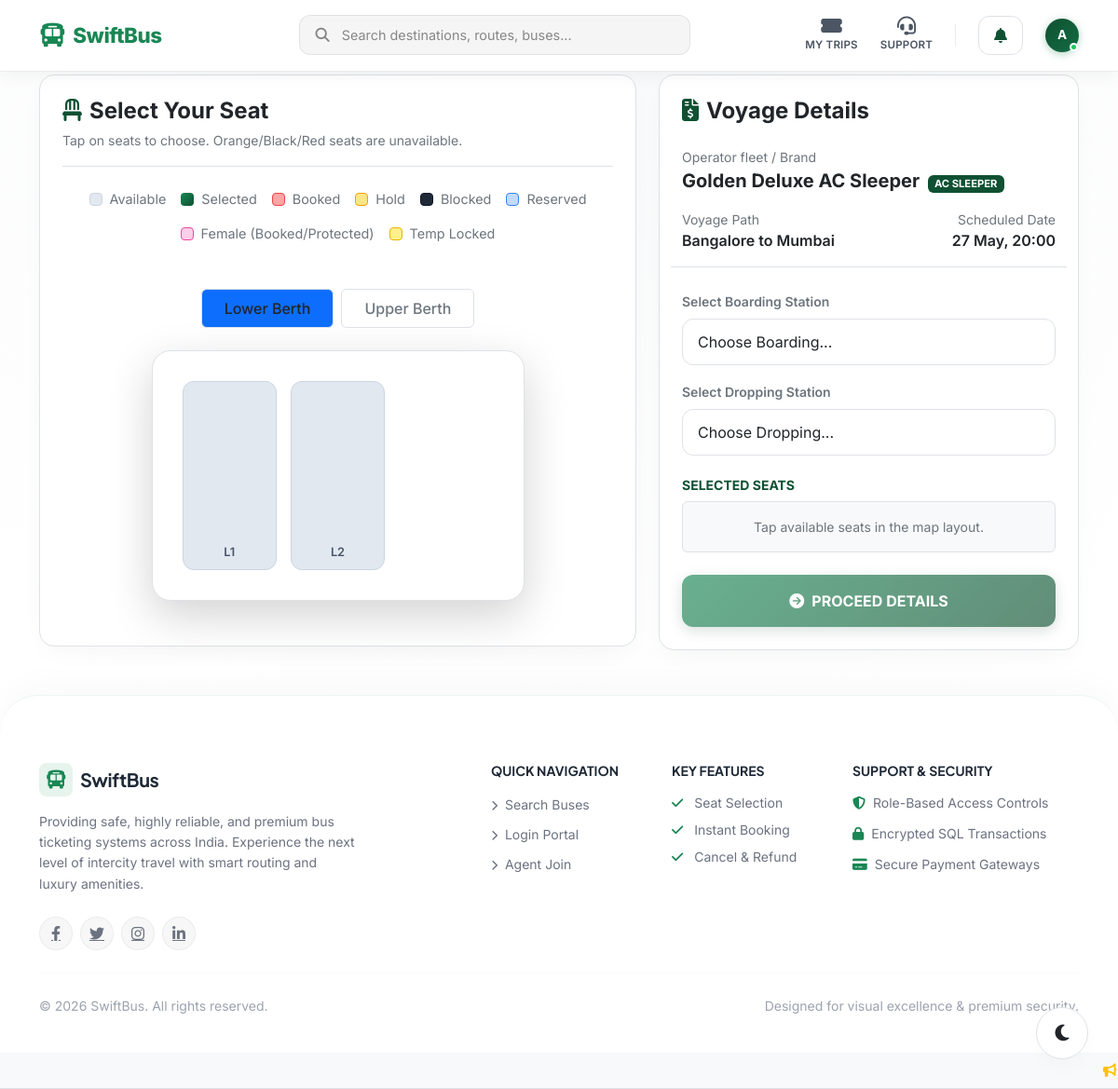
/book.php?trip_id=1 (signed in), run on the app's committed database.
### tables this page shows
CREATE TABLE trips (
    id INT AUTO_INCREMENT PRIMARY KEY,
    bus_id INT NOT NULL,
    route_id INT NOT NULL,
    departure_time DATETIME NOT NULL,
    arrival_time DATETIME NOT NULL,
    base_fare DECIMAL(10,2) NOT NULL,
    seat_prices TEXT NULL,  
    status ENUM('active', 'cancelled') NOT NULL DEFAULT 'active',
    FOREIGN KEY (bus_id) REFERENCES buses(id) ON DELETE CASCADE,
    FOREIGN KEY (route_id) REFERENCES routes(id) ON DELETE CASCADE
);

CREATE TABLE buses (
    id INT AUTO_INCREMENT PRIMARY KEY,
    agent_id INT NOT NULL,
    bus_name VARCHAR(100) NOT NULL,
    bus_number VARCHAR(50) NOT NULL,
    bus_type ENUM('AC Sleeper', 'Non-AC Sleeper', 'AC Seater', 'Non-AC Seater') NOT NULL,
    total_seats INT NOT NULL,
    seat_layout_type VARCHAR(20) DEFAULT '2x2',
    status ENUM('active', 'inactive') NOT NULL DEFAULT 'active',
    created_at TIMESTAMP DEFAULT CURRENT_TIMESTAMP,
    FOREIGN KEY (agent_id) REFERENCES users(id) ON DELETE CASCADE
);

CREATE TABLE routes (
    id INT AUTO_INCREMENT PRIMARY KEY,
    agent_id INT NOT NULL,
    source VARCHAR(100) NOT NULL,
    destination VARCHAR(100) NOT NULL,
    distance_km INT NOT NULL,
    duration VARCHAR(50) NOT NULL DEFAULT '6 hours',
    pickup_points TEXT NOT NULL,  
    drop_points TEXT NOT NULL,    
    status ENUM('active', 'inactive') NOT NULL DEFAULT 'active',
    FOREIGN KEY (agent_id) REFERENCES users(id) ON DELETE CASCADE
);

### book.php (the view, shortened to what this page needs)
<?php
require_once __DIR__ . '/includes/auth_middleware.php';
$trip_id = intval($_GET['trip_id'] ?? 0);
try {
    $stmt = $pdo->prepare("
        SELECT
            t.id AS trip_id,
            t.departure_time,
            t.arrival_time,
            t.base_fare,
            b.id AS bus_id,
            b.bus_name,
            b.bus_type,
            b.seat_layout_type,
            b.total_seats,
            r.id AS route_id,
            r.source,
            r.destination,
            r.pickup_points,
            r.drop_points
        FROM trips t
        JOIN buses b ON t.bus_id = b.id
        JOIN routes r ON t.route_id = r.id
        WHERE t.id = :trip_id AND t.status = 'active'
        LIMIT 1
    ");
    $stmt->execute([':trip_id' => $trip_id]);
    $trip = $stmt->fetch();
    $layout_stmt = $pdo->prepare("SELECT rows_count, cols_count, layout_type FROM bus_layouts WHERE bus_id = ? LIMIT 1");
    $layout_stmt->execute([$trip['bus_id']]);
    $layout = $layout_stmt->fetch();
    $seats_stmt = $pdo->prepare("
        SELECT
            s.seat_number, s.row_pos, s.col_pos, s.seat_type, s.is_active,
            ts.status AS seat_status, ts.locked_at, ts.locked_by_session, ts.hold_expires_at,
            sp.base_price AS trip_base, sp.current_price AS trip_cur, sp.offer_price AS trip_off
        FROM bus_seats s
        LEFT JOIN trip_seats ts ON s.seat_number = ts.seat_number AND ts.trip_id = ?
        LEFT JOIN seat_pricing sp ON s.seat_number = sp.seat_number AND sp.trip_id = ?
        WHERE s.bus_id = ? AND s.is_active = 1
    ");
    $seats_stmt->execute([$trip_id, $trip_id, $trip['bus_id']]);
    $db_seats = $seats_stmt->fetchAll();
    $seats_lookup = [];
    if (empty($db_seats)) {
        if ($trip['seat_layout_type'] === '2x1_sleeper') {
            for ($i = 1; $i <= 15; $i++) {
                $db_seats[] = ['seat_number' => "L$i", 'row_pos' => intval(($i-1)/2), 'col_pos' => ($i-1)%2, 'seat_type' => 'Lower Sleeper', 'is_active' => 1];
                $db_seats[] = ['seat_number' => "U$i", 'row_pos' => intval(($i-1)/2), 'col_pos' => ($i-1)%2, 'seat_type' => 'Upper Sleeper', 'is_active' => 1];
            }
        } else {
            for ($i = 1; $i <= 40; $i++) {
                $db_seats[] = ['seat_number' => strval($i), 'row_pos' => intval(($i-1)/4), 'col_pos' => ($i-1)%4 + (($i-1)%4 >= 2 ? 1 : 0), 'seat_type' => 'Normal', 'is_active' => 1];
            }
        }
    }
    foreach ($db_seats as $s) {
        $seatNum = $s['seat_number'];
        $status = !empty($s['seat_status']) ? $s['seat_status'] : 'available';
        $base = !empty($s['trip_off']) ? floatval($s['trip_off']) : (!empty($s['trip_cur']) ? floatval($s['trip_cur']) : (!empty($s['trip_base']) ? floatval($s['trip_base']) : floatval($trip['base_fare'])));
        $seats_lookup[$seatNum] = [
            'number' => $seatNum,
            'row' => intval($s['row_pos']),
            'col' => intval($s['col_pos']),
            'type' => $s['seat_type'] ?? 'Normal',
            'status' => $status,
            'price' => $base
        ];
    }
    $overlapped_seats = [];
    foreach ($seats_lookup as $sNum => $sInfo) {
        $isSleeper = (strpos($sInfo['type'], 'Sleeper') !== false);
        if ($isSleeper) {
            $target_row = $sInfo['row'] + 1;
            $target_col = $sInfo['col'];
            foreach ($seats_lookup as $otherNum => $otherInfo) {
                if ($otherInfo['row'] === $target_row && $otherInfo['col'] === $target_col && $otherNum !== $sNum) {
                    $overlapped_seats[] = $otherNum;
                }
            }
        }
    }
    foreach ($overlapped_seats as $oNum) {
        unset($seats_lookup[$oNum]);
    }
} catch (PDOException $e) {
    die("Error fetching voyage mapping: " . $e->getMessage());
}
require_once __DIR__ . '/includes/header.php';
?>
<div class="row g-4">
    <div class="col-lg-7">
        <div class="glass-card p-4">
            <div class="d-flex align-items-center justify-content-between mb-4 border-bottom border-secondary pb-3 flex-wrap gap-2">
                <div>
                    <h4 class="fw-bold text-white mb-1"><i class="fa-solid fa-chair text-indigo me-2"></i>Select Your Seat</h4>
                    <span class="text-secondary small">Tap on seats to choose. Orange/Black/Red seats are unavailable.</span>
                </div>
            </div>
            <div class="d-flex gap-3 mb-4 justify-content-center flex-wrap small">
                <div class="legend-item"><span class="legend-dot bg-success" style="background:#E2E8F0 !important; border:1px solid #CBD5E1 !important;"></span><span class="text-secondary">Available</span></div>
                <div class="legend-item"><span class="legend-dot" style="background:var(--accent-gold-gradient);"></span><span class="text-secondary">Selected</span></div>
                <div class="legend-item"><span class="legend-dot bg-danger" style="background:#FCA5A5 !important; border:1px solid #EF4444 !important;"></span><span class="text-secondary">Booked</span></div>
                <div class="legend-item"><span class="legend-dot bg-warning" style="background:#FDE68A !important; border:1px solid #F59E0B !important;"></span><span class="text-secondary">Hold</span></div>
                <div class="legend-item"><span class="legend-dot bg-dark" style="background:#1F2937 !important; border:1px solid #111827 !important;"></span><span class="text-secondary">Blocked</span></div>
                <div class="legend-item"><span class="legend-dot bg-primary" style="background:#BFDBFE !important; border:1px solid #3B82F6 !important;"></span><span class="text-secondary">Reserved</span></div>
                <div class="legend-item"><span class="legend-dot" style="background:#FBCFE8 !important; border:1px solid #EC4899 !important;"></span><span class="text-secondary">Female (Booked/Protected)</span></div>
                <div class="legend-item"><span class="legend-dot bg-info" style="background:#FEF08A !important; border:1px solid #EAB308 !important;"></span><span class="text-secondary">Temp Locked</span></div>
            </div>
            <div class="text-center py-4">
                <?php if ($trip['seat_layout_type'] === '2x1_sleeper' && !$layout): ?>
                    <ul class="nav nav-pills justify-content-center mb-4 gap-2" role="tablist">
                        <li class="nav-item">
                            <button class="nav-link btn-secondary-glass active px-4 py-2" id="low-tab" data-bs-toggle="pill" data-bs-target="#low-berth" type="button" role="tab">Lower Berth</button>
                        </li>
                        <li class="nav-item">
                            <button class="nav-link btn-secondary-glass px-4 py-2" id="up-tab" data-bs-toggle="pill" data-bs-target="#up-berth" type="button" role="tab">Upper Berth</button>
                        </li>
                    </ul>
                    <div class="tab-content">
                        <div class="tab-pane fade show active" id="low-berth" role="tabpanel">
                            <div class="seat-map-container shadow-lg">
                                <div class="seat-grid-sleeper">
                                    <?php
                                    foreach ($seats_lookup as $num => $s) {
                                        if (strpos($num, 'L') === 0) {
                                            echo '<div class="seat sleeper-berth ' . $s['status'] . '" data-seat="' . $num . '" data-price="' . $s['price'] . '">' . $num . '</div>';
                                            $i = intval(substr($num, 1));
                                            if ($i % 2 === 0 && ($i + 1) % 3 === 0) {
                                                echo '<div class="seat-walkway"></div>';
                                            }
                                        }
                                    }
                                    ?>
                                </div>
                            </div>
                        </div>
                    </div>
                <?php endif; ?>
            </div>
        </div>
    </div>
    <div class="col-lg-5">
        <div class="glass-card p-4 h-100">
            <h4 class="fw-bold text-white mb-4"><i class="fa-solid fa-file-invoice-dollar text-indigo me-2"></i>Voyage Details</h4>
            <div class="mb-3">
                <span class="text-secondary small d-block">Operator fleet / Brand</span>
                <span class="text-white fw-bold fs-5"><?= htmlspecialchars($trip['bus_name']) ?></span>
                <span class="badge bg-indigo ms-1 text-uppercase" style="font-size:0.7rem;"><?= htmlspecialchars($trip['bus_type']) ?></span>
            </div>
            <div class="row mb-4 border-bottom border-secondary border-opacity-30 pb-3">
                <div class="col-6">
                    <span class="text-secondary small d-block">Voyage Path</span>
                    <span class="text-white fw-semibold"><?= htmlspecialchars($trip['source']) ?> to <?= htmlspecialchars($trip['destination']) ?></span>
                </div>
                <div class="col-6 text-end">
                    <span class="text-secondary small d-block">Scheduled Date</span>
                    <span class="text-white fw-semibold"><?= date('d M, H:i', strtotime($trip['departure_time'])) ?></span>
                </div>
            </div>
            <form action="<?= BASE_URL ?>/checkout.php" method="POST" id="seatProceedForm">
                <div class="mb-3">
                    <label class="form-label text-secondary small fw-semibold">Select Boarding Station</label>
                    <select name="boarding_point" id="boarding_point" class="form-select form-control-swift" required>
                        <option value="">Choose Boarding...</option>
                    </select>
                </div>
                <div class="mb-4">
                    <label class="form-label text-secondary small fw-semibold">Select Dropping Station</label>
                    <select name="dropping_point" id="dropping_point" class="form-select form-control-swift" required>
                        <option value="">Choose Dropping...</option>
                    </select>
                </div>
                <div class="mb-4">
                    <h6 class="text-indigo fw-bold small text-uppercase mb-2">Selected Seats</h6>
                    <div id="no-seat-warning" class="text-secondary small p-3 rounded bg-dark bg-opacity-20 border border-secondary border-opacity-10 text-center">
                        Tap available seats in the map layout.
                    </div>
                </div>
                <button type="submit" id="btnProceedCheckout" class="btn btn-primary-gradient w-100 py-3 text-uppercase fw-bold disabled">
                    <i class="fa-solid fa-circle-arrow-right me-2"></i>Proceed Details
                </button>
            </form>
        </div>
    </div>
</div>
<?php
require_once __DIR__ . '/includes/footer.php';
?>

### data on the page
trips: bus.bus_name "Golden Deluxe AC Sleeper", bus.bus_type "AC SLEEPER", route.source "Bangalore", route.destination "Mumbai", departure_time "27 May, 20:00"

### other printed values
substr($user['username'], 0, 1) "A"
$num "L1"
$num "L2"
SYSTEM_NAME "SwiftBus"
